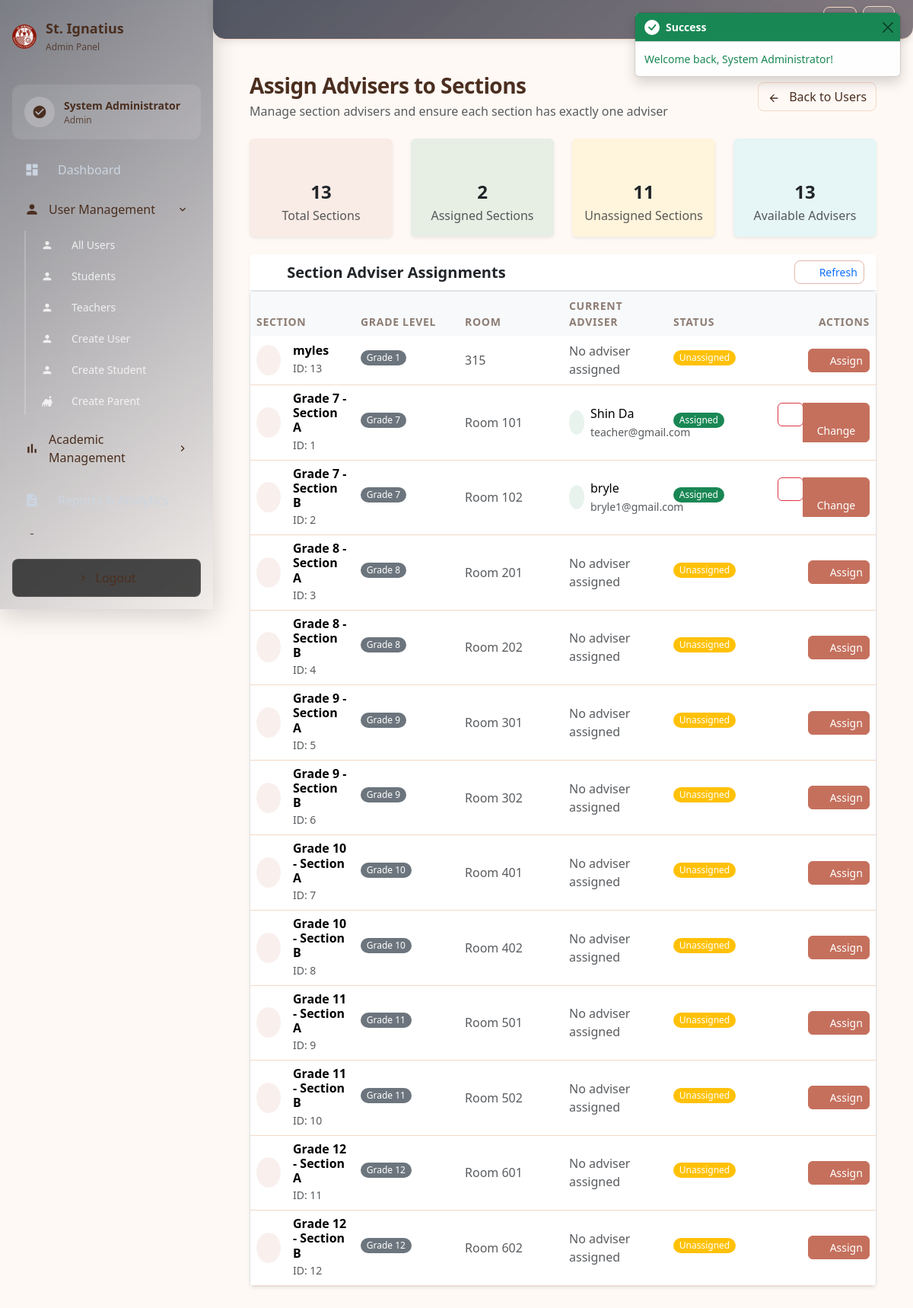
The page /admin/assign-advisers (signed in) on the database its author committed.
### tables this page shows
CREATE TABLE `sections` (
  `id` int(10) UNSIGNED NOT NULL,
  `name` varchar(100) NOT NULL,
  `grade_level` tinyint(3) UNSIGNED NOT NULL,
  `room` varchar(50) DEFAULT NULL,
  `max_students` int(11) DEFAULT 50,
  `school_year` varchar(10) NOT NULL DEFAULT '2025-2026',
  `adviser_id` int(10) UNSIGNED DEFAULT NULL,
  `description` text DEFAULT NULL,
  `is_active` tinyint(1) DEFAULT 1,
  `created_at` timestamp NOT NULL DEFAULT current_timestamp()
);

CREATE TABLE `users` (
  `id` int(10) UNSIGNED NOT NULL,
  `role` enum('admin','teacher','adviser','student','parent') NOT NULL,
  `email` varchar(191) NOT NULL,
  `password_hash` varchar(255) NOT NULL,
  `name` varchar(191) NOT NULL,
  `phone` varchar(20) DEFAULT NULL,
  `address` text DEFAULT NULL,
  `created_at` timestamp NOT NULL DEFAULT current_timestamp(),
  `updated_at` timestamp NOT NULL DEFAULT current_timestamp() ON UPDATE current_timestamp(),
  `status` enum('pending','active','suspended') DEFAULT 'pending',
  `requested_role` enum('admin','teacher','adviser','student','parent') DEFAULT NULL,
  `approved_by` int(10) UNSIGNED DEFAULT NULL,
  `approved_at` timestamp NULL DEFAULT NULL,
  `linked_student_user_id` int(10) UNSIGNED DEFAULT NULL,
  `parent_relationship` enum('father','mother','guardian','grandparent','other') DEFAULT NULL
);

### app/Controllers/AdminController.php (called while the page is built, shortened)
<?php
class AdminController extends Controller
{
    public function assignAdvisers(): void
    {
        $user = Session::get('user');
        $config = require BASE_PATH . DIRECTORY_SEPARATOR . 'config' . DIRECTORY_SEPARATOR . 'config.php';
        $pdo = Database::connection($config['database']);
        try {
            $stmt = $pdo->prepare('
                SELECT s.id, s.name, s.grade_level, s.room, s.adviser_id,
                       u.name as adviser_name, u.email as adviser_email
                FROM sections s
                LEFT JOIN users u ON s.adviser_id = u.id
                WHERE s.is_active = 1 AND s.school_year = "2025-2026"
                ORDER BY s.grade_level, s.name
            ');
            $stmt->execute();
            $sections = $stmt->fetchAll(PDO::FETCH_ASSOC);
            $stmt = $pdo->prepare('
                SELECT u.id, u.name, u.email, t.is_adviser
                FROM users u
                LEFT JOIN teachers t ON u.id = t.user_id
                WHERE u.role = "adviser" AND u.status = "active"
                ORDER BY u.name
            ');
            $stmt->execute();
            $advisers = $stmt->fetchAll(PDO::FETCH_ASSOC);
            $stmt = $pdo->prepare('
                SELECT u.id, u.name, u.email, t.is_adviser
                FROM users u
                LEFT JOIN teachers t ON u.id = t.user_id
                WHERE u.role = "teacher" AND u.status = "active"
                ORDER BY u.name
            ');
            $stmt->execute();
            $teachers = $stmt->fetchAll(PDO::FETCH_ASSOC);
            $this->view->render('admin/assign-advisers', [
                'title' => 'Assign Advisers to Sections',
                'user' => $user,
                'activeNav' => 'sections',
                'sections' => $sections,
                'advisers' => $advisers,
                'teachers' => $teachers
            ], 'layouts/dashboard');
        } catch (\Exception $e) {
            $this->view->render('admin/assign-advisers', [
                'title' => 'Assign Advisers to Sections',
                'user' => $user,
                'activeNav' => 'sections',
                'sections' => [],
                'advisers' => [],
                'teachers' => [],
                'error' => $e->getMessage()
            ], 'layouts/dashboard');
        }
    }
}

### app/bootstrap.php (called while the page is built, shortened)
<?php
spl_autoload_register(function (string $class): void {
    $prefixes = [
        'Core' => APP_PATH . DIRECTORY_SEPARATOR . 'Core',
        'Controllers' => APP_PATH . DIRECTORY_SEPARATOR . 'Controllers',
        'Models' => APP_PATH . DIRECTORY_SEPARATOR . 'Models',
        'Helpers' => APP_PATH . DIRECTORY_SEPARATOR . 'Helpers',
        'Services' => APP_PATH . DIRECTORY_SEPARATOR . 'Services',
        'App' => APP_PATH,
    ];
    foreach ($prefixes as $ns => $dir) {
        $nsPrefix = $ns . '\\';
        if (str_starts_with($class, $nsPrefix)) {
            $relative = substr($class, strlen($nsPrefix));
            $path = $dir . DIRECTORY_SEPARATOR . str_replace('\\', DIRECTORY_SEPARATOR, $relative) . '.php';
            return;
        }
    }
});
$router = new Core\Router();
$router->dispatch($_SERVER['REQUEST_METHOD'] ?? 'GET', $_SERVER['REQUEST_URI'] ?? '/');

### public/index.php (called while the page is built, shortened)
<?php
require_once APP_PATH . DIRECTORY_SEPARATOR . 'bootstrap.php';

### app/Helpers/Url.php (called while the page is built, shortened)
<?php
class Url
{
    public static function basePath(): string
    {
        $scriptName = $_SERVER['SCRIPT_NAME'] ?? '';
        $dir = rtrim(str_replace('\\', '/', dirname($scriptName)), '/');
        return $dir === '/' ? '' : $dir;
    }
    public static function to(string $path = '/'): string
    {
        $normalized = '/' . ltrim($path, '/');
        return self::basePath() . ($normalized === '//' ? '/' : $normalized);
    }
}

### resources/views/admin/assign-advisers.php (the view, shortened to what this page needs)
<?php
$sections = $sections ?? [];
$advisers = $advisers ?? [];
$teachers = $teachers ?? [];
?>
<div class="container-fluid">
  <div class="row mb-4">
    <div class="col-12">
      <div class="d-flex justify-content-between align-items-center">
        <div>
          <h1 class="h3 mb-1">Assign Advisers to Sections</h1>
          <p class="text-muted mb-0">Manage section advisers and ensure each section has exactly one adviser</p>
        </div>
        <div class="d-flex gap-2">
          <a href="<?= \Helpers\Url::to('/admin/users') ?>" class="btn btn-outline-secondary">
            <svg width="16" height="16" fill="currentColor" class="me-2">
              <use href="#icon-arrow-left"></use>
            </svg>
            Back to Users
          </a>
        </div>
      </div>
    </div>
  </div>
  <div class="row g-4 mb-4">
    <div class="col-md-3">
      <div class="card border-0 bg-primary bg-opacity-10">
        <div class="card-body text-center">
          <div class="text-primary mb-2">
            <svg width="32" height="32" fill="currentColor">
              <use href="#icon-users"></use>
            </svg>
          </div>
          <h4 class="mb-1"><?= count($sections) ?></h4>
          <p class="text-muted mb-0">Total Sections</p>
        </div>
      </div>
    </div>
    <div class="col-md-3">
      <div class="card border-0 bg-success bg-opacity-10">
        <div class="card-body text-center">
          <div class="text-success mb-2">
            <svg width="32" height="32" fill="currentColor">
              <use href="#icon-check-circle"></use>
            </svg>
          </div>
          <h4 class="mb-1"><?= count(array_filter($sections, fn($s) => $s['adviser_id'])) ?></h4>
          <p class="text-muted mb-0">Assigned Sections</p>
        </div>
      </div>
    </div>
    <div class="col-md-3">
      <div class="card border-0 bg-warning bg-opacity-10">
        <div class="card-body text-center">
          <div class="text-warning mb-2">
            <svg width="32" height="32" fill="currentColor">
              <use href="#icon-alert-triangle"></use>
            </svg>
          </div>
          <h4 class="mb-1"><?= count(array_filter($sections, fn($s) => !$s['adviser_id'])) ?></h4>
          <p class="text-muted mb-0">Unassigned Sections</p>
        </div>
      </div>
    </div>
    <div class="col-md-3">
      <div class="card border-0 bg-info bg-opacity-10">
        <div class="card-body text-center">
          <div class="text-info mb-2">
            <svg width="32" height="32" fill="currentColor">
              <use href="#icon-user-check"></use>
            </svg>
          </div>
          <h4 class="mb-1"><?= count($advisers) + count($teachers) ?></h4>
          <p class="text-muted mb-0">Available Advisers</p>
        </div>
      </div>
    </div>
  </div>
  <div class="row">
    <div class="col-12">
      <div class="card border-0 shadow-sm">
        <div class="card-header bg-white border-bottom">
          <div class="d-flex justify-content-between align-items-center">
            <h5 class="mb-0">
              <svg width="20" height="20" fill="currentColor" class="me-2">
                <use href="#icon-users"></use>
              </svg>
              Section Adviser Assignments
            </h5>
            <div class="d-flex gap-2">
              <button class="btn btn-sm btn-outline-primary" onclick="refreshAssignments()">
                <svg width="16" height="16" fill="currentColor" class="me-1">
                  <use href="#icon-refresh-cw"></use>
                </svg>
                Refresh
              </button>
            </div>
          </div>
        </div>
        <div class="card-body p-0">
          <?php if (empty($sections)): ?>
            <div class="text-center py-5">
              <svg width="64" height="64" fill="currentColor" class="text-muted mb-3">
                <use href="#icon-users"></use>
              </svg>
              <h5 class="text-muted">No Sections Found</h5>
              <p class="text-muted">There are no active sections to assign advisers to.</p>
            </div>
          <?php else: ?>
            <div class="table-responsive">
              <table class="table table-hover mb-0">
                <thead class="table-light">
                  <tr>
                    <th class="border-0">Section</th>
                    <th class="border-0">Grade Level</th>
                    <th class="border-0">Room</th>
                    <th class="border-0">Current Adviser</th>
                    <th class="border-0">Status</th>
                    <th class="border-0 text-end">Actions</th>
                  </tr>
                </thead>
                <tbody>
                  <?php foreach ($sections as $section): ?>
                    <tr>
                      <td>
                        <div class="d-flex align-items-center">
                          <div class="bg-primary bg-opacity-10 rounded-circle p-2 me-3">
                            <svg width="16" height="16" fill="currentColor" class="text-primary">
                              <use href="#icon-users"></use>
                            </svg>
                          </div>
                          <div>
                            <h6 class="mb-0"><?= htmlspecialchars($section['name']) ?></h6>
                            <small class="text-muted">ID: <?= $section['id'] ?></small>
                          </div>
                        </div>
                      </td>
                      <td>
                        <span class="badge bg-secondary">Grade <?= $section['grade_level'] ?></span>
                      </td>
                      <td>
                        <span class="text-muted"><?= htmlspecialchars($section['room'] ?? 'N/A') ?></span>
                      </td>
                      <td>
                        <?php if ($section['adviser_id']): ?>
                          <div class="d-flex align-items-center">
                            <div class="bg-success bg-opacity-10 rounded-circle p-1 me-2">
                              <svg width="12" height="12" fill="currentColor" class="text-success">
                                <use href="#icon-user-check"></use>
                              </svg>
                            </div>
                            <div>
                              <div class="fw-medium"><?= htmlspecialchars($section['adviser_name']) ?></div>
                              <small class="text-muted"><?= htmlspecialchars($section['adviser_email']) ?></small>
                            </div>
                          </div>
                        <?php else: ?>
                          <span class="text-muted">No adviser assigned</span>
                        <?php endif; ?>
                      </td>
                      <td>
                        <?php if ($section['adviser_id']): ?>
                          <span class="badge bg-success">Assigned</span>
                        <?php else: ?>
                          <span class="badge bg-warning">Unassigned</span>
                        <?php endif; ?>
                      </td>
                      <td class="text-end">
                        <div class="btn-group" role="group">
                          <?php if ($section['adviser_id']): ?>
                            <form method="POST" action="<?= \Helpers\Url::to('/admin/remove-adviser') ?>" class="d-inline" onsubmit="return confirm('Are you sure you want to remove this adviser from the section?')">
                              <button type="submit" class="btn btn-sm btn-outline-danger" title="Remove Adviser">
                                <svg width="16" height="16" fill="currentColor">
                                  <use href="#icon-user-minus"></use>
                                </svg>
                              </button>
                            </form>
                          <?php endif; ?>
                          <button type="button" class="btn btn-sm btn-primary" onclick="openAssignModal(<?= $section['id'] ?>, '<?= htmlspecialchars($section['name']) ?>', <?= $section['adviser_id'] ?>)">
                            <svg width="16" height="16" fill="currentColor">
                              <use href="#icon-user-plus"></use>
                            </svg>
                            <?= $section['adviser_id'] ? 'Change' : 'Assign' ?>
                          </button>
                        </div>
                      </td>
                    </tr>
                  <?php endforeach; ?>
                </tbody>
              </table>
            </div>
          <?php endif; ?>
        </div>
      </div>
    </div>
  </div>
</div>

### rows shown on the page
sections: name "myles", id "13", grade_level "1", room "315", shows "No adviser assigned", shows "Unassigned", shows "Assign"
sections: name "Grade 7 - Section A", id "1", grade_level "7", room "Room 101", users.name "Shin Da", users.email "teacher@gmail.com", adviser_id "Assigned"
sections: name "Grade 7 - Section B", id "2", grade_level "7", room "Room 102", users.name "bryle", users.email "bryle1@gmail.com", adviser_id "Assigned"
sections: name "Grade 8 - Section A", id "3", grade_level "8", room "Room 201", shows "No adviser assigned", shows "Unassigned", shows "Assign"
sections: name "Grade 8 - Section B", id "4", grade_level "8", room "Room 202", shows "No adviser assigned", shows "Unassigned", shows "Assign"
sections: name "Grade 9 - Section A", id "5", grade_level "9", room "Room 301", shows "No adviser assigned", shows "Unassigned", shows "Assign"
sections: name "Grade 9 - Section B", id "6", grade_level "9", room "Room 302", shows "No adviser assigned", shows "Unassigned", shows "Assign"
sections: name "Grade 10 - Section A", id "7", grade_level "10", room "Room 401", shows "No adviser assigned", shows "Unassigned", shows "Assign"
sections: name "Grade 10 - Section B", id "8", grade_level "10", room "Room 402", shows "No adviser assigned", shows "Unassigned", shows "Assign"
sections: name "Grade 11 - Section A", id "9", grade_level "11", room "Room 501", shows "No adviser assigned", shows "Unassigned", shows "Assign"
sections: name "Grade 11 - Section B", id "10", grade_level "11", room "Room 502", shows "No adviser assigned", shows "Unassigned", shows "Assign"
sections: name "Grade 12 - Section A", id "11", grade_level "12", room "Room 601", shows "No adviser assigned", shows "Unassigned", shows "Assign"
sections: name "Grade 12 - Section B", id "12", grade_level "12", room "Room 602", shows "No adviser assigned", shows "Unassigned", shows "Assign"

### other values the page prints
$role "Admin"
$user['name'] "System Administrator"
count($sections) "13"
count(array_filter($sections, fn($s) => $s['adviser_id'])) "2"
count(array_filter($sections, fn($s) => !$s['adviser_id'])) "11"
count($advisers) + count($teachers) "13"
